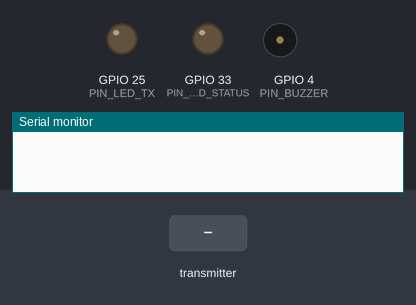
A sketch run on a simulated ESP32. Parts: output pins drawn as LEDs (lit = HIGH), buzzer (waves = sounding, pin HIGH), the last lines printed to the serial monitor. Dashed ring = blinking. The test bench sets the inputs (shaded band). No radio packets arrive unless stated.

Above: at 0.1 s.
At 1.8 s:
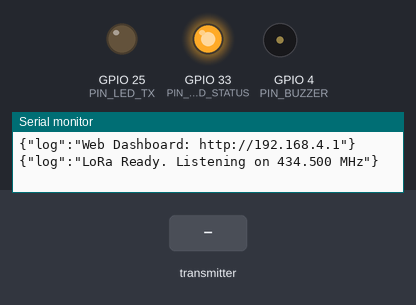
1.9 s: the transmitter starts sending rocket_id = 0
At 2.2 s:
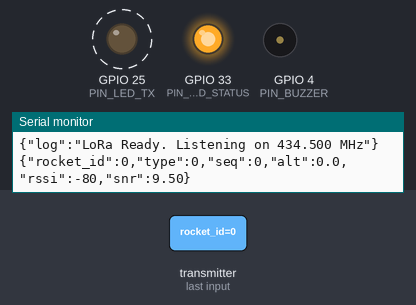
Timing chart, 0 to 10.9 s (numbered marks = the images above; inputs shaded):
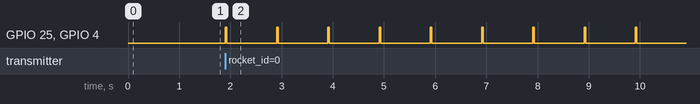

The sketch:

Ground_Station.ino
```cpp
#include <Arduino.h>
#include <SPI.h>
#include <LoRa.h>
#include <WiFi.h>
#include <WebServer.h>
#include <ArduinoJson.h>
#include "Config.h"
#include "Protocol.h"
#include "DashboardHTML.h"

// --- WiFi AP Credentials ---
#define AP_SSID_PREFIX "RocketGND"
#define AP_PASSWORD    "rocket2024"
#define AP_CHANNEL     6
#define AP_MAX_CLIENTS 4

// --- Packet Ring Buffer ---
#define RING_BUFFER_SIZE 50

struct ReceivedPacket {
    uint8_t  rocket_id;
    uint8_t  type;
    uint16_t seq;
    float    alt;
    int      rssi;
    float    snr;
    char     ts[12]; // HH:MM:SS
};

ReceivedPacket ringBuffer[RING_BUFFER_SIZE];
uint16_t ringHead = 0;
uint16_t ringCount = 0;
portMUX_TYPE ringMux = portMUX_INITIALIZER_UNLOCKED;

// --- Web Server ---
WebServer server(80);

// Endian swap
uint16_t swapEndian(uint16_t val) {
    return (val << 8) | (val >> 8);
}

// Get current time as HH:MM:SS string (seconds since boot, formatted)
void getTimeStr(char* buf) {
    uint32_t s = millis() / 1000;
    uint32_t h = s / 3600;
    uint32_t m = (s % 3600) / 60;
    uint32_t sec = s % 60;
    snprintf(buf, 12, "%02lu:%02lu:%02lu", h, m, sec);
}

// ---- Web Server Handlers ----
void handleRoot() {
    server.send_P(200, "text/html", DASHBOARD_HTML);
}

void handlePackets() {
    // Build JSON array from ring buffer — ArduinoJson v7 API
    JsonDocument doc;
    JsonArray arr = doc.to<JsonArray>();

    portENTER_CRITICAL(&ringMux);
    uint16_t count = ringCount;
    uint16_t head = ringHead;
    portEXIT_CRITICAL(&ringMux);

    // Iterate in chronological order
    uint16_t start = (count < RING_BUFFER_SIZE) ? 0 : head;
    for (uint16_t i = 0; i < count; i++) {
        uint16_t idx = (start + i) % RING_BUFFER_SIZE;
        JsonObject obj = arr.add<JsonObject>();
        obj["rocket_id"] = ringBuffer[idx].rocket_id;
        obj["type"]      = ringBuffer[idx].type;
        obj["seq"]       = ringBuffer[idx].seq;
        obj["alt"]       = ringBuffer[idx].alt;
        obj["rssi"]      = ringBuffer[idx].rssi;
        obj["snr"]       = ringBuffer[idx].snr;
        obj["ts"]        = ringBuffer[idx].ts;
    }

    String output;
    serializeJson(doc, output);
    server.send(200, "application/json", output);
}

void handleNotFound() {
    server.send(404, "text/plain", "Not found");
}

// ---- LoRa Receive Task (runs on Core 0) ----
void loraTask(void* pvParams) {
    while (true) {
        int packetSize = LoRa.parsePacket();
        if (packetSize == sizeof(TelemetryPacket)) {
            TelemetryPacket pkt;
            LoRa.readBytes((uint8_t*)&pkt, sizeof(TelemetryPacket));

            uint16_t seq = swapEndian(pkt.sequence);
            uint16_t alt_encoded = swapEndian(pkt.altitude);
            float    decoded_alt = (float)alt_encoded / 10.0f;
            int      rssi = LoRa.packetRssi();
            float    snr  = LoRa.packetSnr();

            // Store in ring buffer (thread safe)
            portENTER_CRITICAL(&ringMux);
            ReceivedPacket& slot = ringBuffer[ringHead];
            slot.rocket_id = pkt.rocket_id;
            slot.type      = pkt.type;
            slot.seq       = seq;
            slot.alt       = decoded_alt;
            slot.rssi      = rssi;
            slot.snr       = snr;
            getTimeStr(slot.ts);
            ringHead = (ringHead + 1) % RING_BUFFER_SIZE;
            if (ringCount < RING_BUFFER_SIZE) ringCount++;
            portEXIT_CRITICAL(&ringMux);

            // Also output JSON to USB Serial for ground_logger.py
            Serial.printf("{\"rocket_id\":%d,\"type\":%d,\"seq\":%d,\"alt\":%.1f,\"rssi\":%d,\"snr\":%.2f}\n",
                pkt.rocket_id, pkt.type, seq, decoded_alt, rssi, snr);

            // Flash RX LED and Beep Buzzer
            digitalWrite(PIN_LED_TX, HIGH);
            digitalWrite(PIN_BUZZER, HIGH);
            delay(30);
            digitalWrite(PIN_LED_TX, LOW);
            digitalWrite(PIN_BUZZER, LOW);

        } else if (packetSize > 0) {
            Serial.printf("{\"warning\":\"Unknown packet size: %d bytes\"}\n", packetSize);
        }

        vTaskDelay(1); // Yield to RTOS
    }
}

void setup() {
    Serial.begin(115200);

    pinMode(PIN_LED_STATUS, OUTPUT);
    pinMode(PIN_LED_TX, OUTPUT);
    pinMode(PIN_BUZZER, OUTPUT);
    digitalWrite(PIN_BUZZER, LOW); // Ensure it starts quiet

    // ---- Start WiFi AP ----
    // Append last 2 bytes of MAC to SSID for uniqueness
    uint8_t mac[6];

    // Explicit AP mode + static IP config.
    // Clean up any old corrupted state from NVS first:
    WiFi.disconnect(true, true);
    WiFi.softAPdisconnect(true);
    delay(100);

    WiFi.mode(WIFI_AP);
    WiFi.softAPmacAddress(mac); // Use AP MAC specifically

    IPAddress apIP(192, 168, 4, 1);
    IPAddress gateway(192, 168, 4, 1);
    IPAddress subnet(255, 255, 255, 0);
    WiFi.softAPConfig(apIP, gateway, subnet);

    char ssid[24];
    snprintf(ssid, sizeof(ssid), "%s-%02X%02X", AP_SSID_PREFIX, mac[4], mac[5]);

    // ssid, password, channel, hidden, max_connections
    WiFi.softAP(ssid, AP_PASSWORD, AP_CHANNEL, 0, AP_MAX_CLIENTS);

    // Must wait for AP to settle before reading IP or starting server —
    // skipping this is the #1 cause of "access denied" on Android/Windows.
    delay(500);

    IPAddress ip = WiFi.softAPIP();
    Serial.printf("{\"log\":\"AP Started. SSID: %s | Password: %s | Dashboard: http://%s\"}\n",
                  ssid, AP_PASSWORD, ip.toString().c_str());

    // ---- Start Web Server ----
    server.on("/", HTTP_GET, handleRoot);
    server.on("/api/packets", HTTP_GET, handlePackets);
    server.onNotFound(handleNotFound);
    server.begin();

    Serial.printf("{\"log\":\"Web Dashboard: http://%s\"}\n", ip.toString().c_str());

    // ---- Start LoRa ----
    SPI.begin(PIN_LORA_SCK, PIN_LORA_MISO, PIN_LORA_MOSI, PIN_LORA_NSS);
    LoRa.setPins(PIN_LORA_NSS, PIN_LORA_RST, PIN_LORA_DIO0);

    bool loraOk = LoRa.begin(LORA_FREQ);
    if (!loraOk) {
        Serial.println("{\"error\":\"CRITICAL: LoRa init failed. Check wiring!\"}");
        // Do not use while(1) here! We want the Web Server to keep running
        // so the user can still connect and we don't get 'Site can't be reached'.
    } else {
        LoRa.setSignalBandwidth(LORA_BANDWIDTH);
        LoRa.setSpreadingFactor(LORA_SPREADFACTOR);
        LoRa.setCodingRate4(LORA_CODINGRATE);
        LoRa.setPreambleLength(LORA_PREAMBLE);
        LoRa.setSyncWord(LORA_SYNC_WORD);
        LoRa.enableCrc();
        Serial.printf("{\"log\":\"LoRa Ready. Listening on 434.500 MHz\"}\n");

        // ---- Pin LoRa receive task to Core 0 ----
        xTaskCreatePinnedToCore(loraTask, "LoRaRX", 4096, NULL, 2, NULL, 0);
    }

    digitalWrite(PIN_LED_STATUS, HIGH);
}

void loop() {
    // Core 1 handles HTTP clients
    server.handleClient();
    delay(1);
}
```

DashboardHTML.h
```cpp
// Auto-generated from DashboardHTML.h
// This is the full dashboard HTML served by the Ground Station ESP32 in AP mode.
// Stored in PROGMEM to avoid consuming precious RAM.
#pragma once
#include <pgmspace.h>

const char DASHBOARD_HTML[] PROGMEM = R"rawhtml(
<!DOCTYPE html>
<html lang="en">
<head>
<meta charset="UTF-8">
<meta name="viewport" content="width=device-width, initial-scale=1.0">
<title>Rocket Ground Station</title>
<style>
  * { margin: 0; padding: 0; box-sizing: border-box; }
  body {
    font-family: 'Segoe UI', monospace;
    background: #0d1117;
    color: #c9d1d9;
    min-height: 100vh;
    padding: 16px;
  }
  h1 {
    color: #58a6ff;
    font-size: 1.4rem;
    letter-spacing: 2px;
    text-transform: uppercase;
    border-bottom: 1px solid #21262d;
    padding-bottom: 10px;
    margin-bottom: 16px;
  }
  h1 span { color: #3fb950; font-size: 0.8rem; margin-left: 12px; }
  .grid {
    display: grid;
    grid-template-columns: 1fr 1fr 1fr;
    gap: 12px;
    margin-bottom: 16px;
  }
  @media(max-width: 700px) { .grid { grid-template-columns: 1fr; } }
  .card {
    background: #161b22;
    border: 1px solid #21262d;
    border-radius: 8px;
    padding: 14px 18px;
  }
  .card label {
    font-size: 0.7rem;
    text-transform: uppercase;
    letter-spacing: 1px;
    color: #8b949e;
    display: block;
    margin-bottom: 4px;
  }
  .card .val {
    font-size: 2rem;
    font-weight: bold;
    color: #f0f6fc;
  }
  .card .val.apogee { color: #f85149; }
  .card .val.good   { color: #3fb950; }
  .card .val.warn   { color: #d29922; }
  .card .unit { font-size: 0.85rem; color: #8b949e; margin-left: 4px; }

  /* RSSI Bar */
  .rssi-bar-wrap {
    background: #0d1117;
    border-radius: 4px;
    height: 18px;
    width: 100%;
    margin-top: 8px;
    overflow: hidden;
  }
  .rssi-bar {
    height: 100%;
    border-radius: 4px;
    transition: width 0.5s ease, background 0.5s ease;
    width: 0%;
    background: #3fb950;
  }
  .rssi-label { font-size: 0.7rem; color: #8b949e; margin-top: 4px; }

  /* Chart */
  .chart-card { background: #161b22; border: 1px solid #21262d; border-radius: 8px; padding: 14px 18px; margin-bottom: 16px; }
  .chart-card label { font-size: 0.7rem; text-transform: uppercase; letter-spacing: 1px; color: #8b949e; display: block; margin-bottom: 8px; }
  canvas#altChart { width: 100% !important; height: 200px !important; }

  /* Table */
  .table-card { background: #161b22; border: 1px solid #21262d; border-radius: 8px; padding: 14px 18px; }
  .table-card label { font-size: 0.7rem; text-transform: uppercase; letter-spacing: 1px; color: #8b949e; display: block; margin-bottom: 8px; }
  table { width: 100%; border-collapse: collapse; font-size: 0.82rem; }
  th { color: #8b949e; border-bottom: 1px solid #21262d; padding: 6px 8px; text-align: left; font-weight: 500; }
  td { padding: 5px 8px; border-bottom: 1px solid #161b22; }
  tr:hover td { background: #21262d; }
  .badge {
    display: inline-block;
    padding: 2px 8px;
    border-radius: 12px;
    font-size: 0.7rem;
    font-weight: bold;
  }
  .badge.normal { background: #1f3a1f; color: #3fb950; }
  .badge.apogee { background: #3a1f1f; color: #f85149; }
  .badge.ejection { background: #3a2f1f; color: #d29922; }
  .dot { width: 8px; height: 8px; border-radius: 50%; display: inline-block; background: #3fb950; animation: blink 1s infinite; }
  @keyframes blink { 0%,100%{opacity:1} 50%{opacity:0.2} }

  /* Status bar */
  .statusbar { font-size: 0.72rem; color: #8b949e; text-align: right; margin-top: 12px; }
</style>
</head>
<body>

<h1>&#x1F680; Rocket Ground Station <span><span class="dot"></span> LIVE</span></h1>

<div class="grid">
  <div class="card">
    <label>Latest Altitude</label>
    <div><span class="val" id="latestAlt">--</span><span class="unit">m</span></div>
  </div>
  <div class="card">
    <label>Max Altitude (Apogee)</label>
    <div><span class="val apogee" id="maxAlt">--</span><span class="unit">m</span></div>
  </div>
  <div class="card">
    <label>Packets Received</label>
    <div><span class="val good" id="pktCount">0</span></div>
  </div>
  <div class="card">
    <label>RSSI (Signal Strength)</label>
    <div><span class="val" id="rssiVal">--</span><span class="unit">dBm</span></div>
    <div class="rssi-bar-wrap"><div class="rssi-bar" id="rssiBar"></div></div>
    <div class="rssi-label" id="rssiLabel">Waiting...</div>
  </div>
  <div class="card">
    <label>SNR</label>
    <div><span class="val" id="snrVal">--</span><span class="unit">dB</span></div>
  </div>
  <div class="card">
    <label>Last Rocket ID</label>
    <div><span class="val" id="rocketId">--</span></div>
  </div>
</div>

<div class="chart-card">
  <label>Altitude Profile</label>
  <canvas id="altChart"></canvas>
</div>

<div class="table-card">
  <label>Packet Log</label>
  <table>
    <thead><tr>
      <th>Time</th><th>ID</th><th>Type</th><th>Seq</th><th>Alt (m)</th><th>RSSI</th><th>SNR</th>
    </tr></thead>
    <tbody id="pktTable"></tbody>
  </table>
</div>

<div class="statusbar" id="statusBar">Connecting...</div>

<script>
// ---- Chart Setup ----
const canvas = document.getElementById('altChart');
const ctx = canvas.getContext('2d');
const MAX_POINTS = 120;
let altHistory = [];
let maxAltSeen = 0;
let totalPackets = 0;
let lastSeq = -1;

function drawChart() {
  const W = canvas.offsetWidth;
  const H = canvas.offsetHeight;
  canvas.width = W;
  canvas.height = H;

  ctx.clearRect(0, 0, W, H);

  // Grid
  ctx.strokeStyle = '#21262d';
  ctx.lineWidth = 1;
  for (let i = 0; i <= 4; i++) {
    const y = H - (i / 4) * H;
    ctx.beginPath(); ctx.moveTo(0, y); ctx.lineTo(W, y); ctx.stroke();
  }

  if (altHistory.length < 2) return;

  const maxVal = Math.max(...altHistory, 10);
  const minVal = 0;
  const range = maxVal - minVal || 1;

  // Fill gradient
  const grad = ctx.createLinearGradient(0, 0, 0, H);
  grad.addColorStop(0, 'rgba(88,166,255,0.25)');
  grad.addColorStop(1, 'rgba(88,166,255,0)');

  ctx.beginPath();
  ctx.moveTo(0, H);
  altHistory.forEach((v, i) => {
    const x = (i / (MAX_POINTS - 1)) * W;
    const y = H - ((v - minVal) / range) * H;
    i === 0 ? ctx.lineTo(x, y) : ctx.lineTo(x, y);
  });
  ctx.lineTo(W, H);
  ctx.closePath();
  ctx.fillStyle = grad;
  ctx.fill();

  // Line
  ctx.beginPath();
  ctx.strokeStyle = '#58a6ff';
  ctx.lineWidth = 2;
  altHistory.forEach((v, i) => {
    const x = (i / (MAX_POINTS - 1)) * W;
    const y = H - ((v - minVal) / range) * H;
    i === 0 ? ctx.moveTo(x, y) : ctx.lineTo(x, y);
  });
  ctx.stroke();

  // Apogee line
  if (maxAltSeen > 0) {
    const ay = H - ((maxAltSeen - minVal) / range) * H;
    ctx.beginPath();
    ctx.strokeStyle = '#f85149';
    ctx.setLineDash([4, 4]);
    ctx.lineWidth = 1;
    ctx.moveTo(0, ay); ctx.lineTo(W, ay);
    ctx.stroke();
    ctx.setLineDash([]);
    ctx.fillStyle = '#f85149';
    ctx.font = '10px monospace';
    ctx.fillText('APOGEE ' + maxAltSeen.toFixed(1) + 'm', 6, ay - 4);
  }
}

// ---- RSSI Bar ----
function updateRSSI(rssi) {
  // RSSI typically -120 (terrible) to -40 (excellent)
  const clamped = Math.max(-120, Math.min(-40, rssi));
  const pct = ((clamped + 120) / 80) * 100;
  const bar = document.getElementById('rssiBar');
  bar.style.width = pct + '%';
  if (pct > 65)      { bar.style.background = '#3fb950'; }
  else if (pct > 35) { bar.style.background = '#d29922'; }
  else               { bar.style.background = '#f85149'; }

  let label = 'Poor';
  if (pct > 65) label = 'Good';
  else if (pct > 35) label = 'Fair';
  document.getElementById('rssiLabel').textContent = label + ' (' + pct.toFixed(0) + '%)';
}

// ---- Packet Poll ----
async function fetchPackets() {
  try {
    const res = await fetch('/api/packets');
    if (!res.ok) return;
    const packets = await res.json();
    if (!packets || packets.length === 0) return;

    const latest = packets[packets.length - 1];

    // Stats
    document.getElementById('latestAlt').textContent = latest.alt.toFixed(1);
    document.getElementById('rssiVal').textContent = latest.rssi;
    document.getElementById('snrVal').textContent = latest.snr.toFixed(1);
    document.getElementById('rocketId').textContent = latest.rocket_id;
    updateRSSI(latest.rssi);

    // Count only genuinely new packets
    packets.forEach(p => {
      if (p.seq !== lastSeq) {
        totalPackets++;
        lastSeq = p.seq;
        if (p.alt > maxAltSeen) maxAltSeen = p.alt;
        altHistory.push(p.alt);
        if (altHistory.length > MAX_POINTS) altHistory.shift();
      }
    });

    document.getElementById('pktCount').textContent = totalPackets;
    document.getElementById('maxAlt').textContent = maxAltSeen.toFixed(1);

    // Table (show latest 25 in reverse)
    const tbody = document.getElementById('pktTable');
    tbody.innerHTML = '';
    const recent = [...packets].reverse().slice(0, 25);
    recent.forEach(p => {
      const tr = document.createElement('tr');
      let typeLabel;
      if (p.type === 2) {
        typeLabel = '<span class="badge apogee">APOGEE</span>';
      } else if (p.type === 3) {
        typeLabel = '<span class="badge ejection">EJECTION</span>';
      } else {
        typeLabel = '<span class="badge normal">NORMAL</span>';
      }
      tr.innerHTML = `<td>${p.ts}</td><td>${p.rocket_id}</td><td>${typeLabel}</td>
        <td>${p.seq}</td><td><b>${p.alt.toFixed(1)}</b></td>
        <td>${p.rssi} dBm</td><td>${p.snr.toFixed(1)} dB</td>`;
      tbody.appendChild(tr);
    });

    drawChart();
    document.getElementById('statusBar').textContent =
      'Last update: ' + new Date().toLocaleTimeString() + ' | Polling /api/packets';

  } catch(e) {
    document.getElementById('statusBar').textContent = 'Connection error: ' + e.message;
  }
}

setInterval(fetchPackets, 500);
setInterval(drawChart, 1000);
fetchPackets();
</script>
</body>
</html>
)rawhtml";
```

Protocol.h
```cpp
#pragma once
#include <stdint.h>

// Packet Types
#define PKT_TYPE_NORMAL_ALTITUDE 0x01
#define PKT_TYPE_APOGEE          0x02
#define PKT_TYPE_EJECTION_EVENT  0x03 // sent once, by whichever detector (primary or backup) fires the relay

// Exact 6-byte payload specified in the reference document.
// Using compiler attributes to prevent padding bytes.
#pragma pack(push, 1)
struct TelemetryPacket {
    uint8_t  rocket_id;
    uint8_t  type;
    uint16_t sequence;   // Stored in Big-Endian format per spec!
    uint16_t altitude;   // Stored in Big-Endian format, 0.1m resolution
};
#pragma pack(pop)

// Flight States
enum FlightState {
    STATE_BOOT = 0,
    STATE_READY,
    STATE_ASCENT,
    STATE_NEAR_APOGEE,
    STATE_APOGEE_LOCKED,
    STATE_DESCENT,
    STATE_LANDED
};
```

Source omitted: Config.h (3146 bytes)

Measured:
- after the input at 1.9 s, GPIO 25 (PIN_LED_TX), GPIO 4 (PIN_BUZZER): alternates HIGH for 0.03 s and LOW for 0.97 s, starting at once
